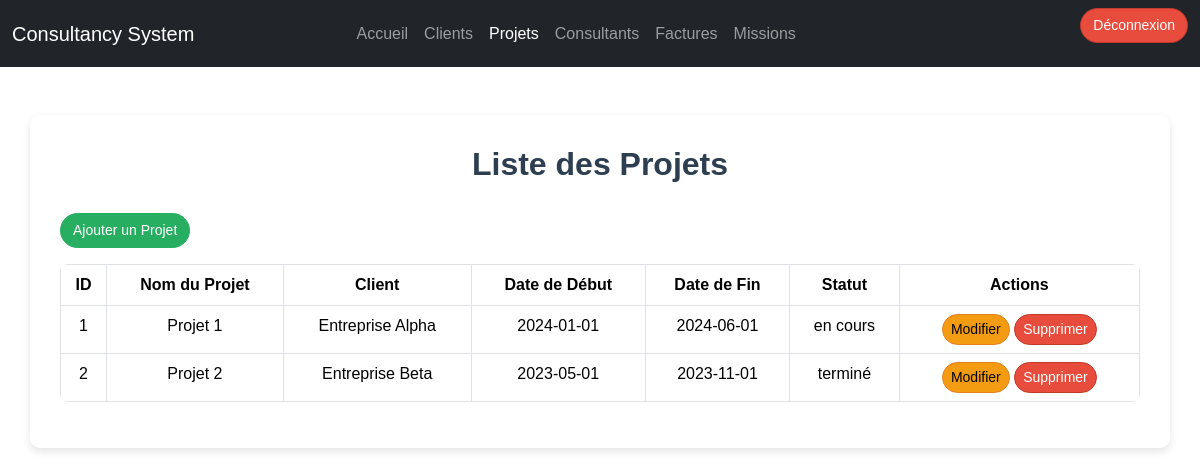
The page /projets/list_projets.php (signed in) on the database its author committed.
### tables this page shows
CREATE TABLE projets (
    id_projet INT AUTO_INCREMENT PRIMARY KEY,
    nom_projet VARCHAR(100) NOT NULL,
    description TEXT,
    id_client INT NOT NULL,
    date_debut DATE,
    date_fin DATE,
    statut ENUM('en cours', 'terminé', 'annulé') DEFAULT 'en cours',
    FOREIGN KEY (id_client) REFERENCES clients(id_client) ON DELETE CASCADE
);

CREATE TABLE clients (
    id_client INT AUTO_INCREMENT PRIMARY KEY,
    nom VARCHAR(100) NOT NULL,
    adresse VARCHAR(255),
    email VARCHAR(100) UNIQUE NOT NULL,
    telephone VARCHAR(15) NOT NULL
);

### projets/list_projets.php (the view, shortened to what this page needs)
<?php
include '../db/db_connect.php';
try {
    $sql = "SELECT projets.*, clients.nom AS nom_client FROM projets JOIN clients ON projets.id_client = clients.id_client";
    $stmt = $conn->query($sql);
    $projets = $stmt->fetchAll(PDO::FETCH_ASSOC);
} catch (PDOException $e) {
    echo "Erreur lors de la récupération des clients : " . $e->getMessage();
}
?>
<!DOCTYPE html>
<html lang="fr">
<head>
    <link href="../bootstrap/css/bootstrap.min.css" rel="stylesheet">
</head>
<body>
    <nav class="navbar navbar-expand-lg navbar-dark bg-dark">
        <div class="container-fluid">
            <a class="navbar-brand" href="../">Consultancy System</a>
            <div class="collapse navbar-collapse" id="navbarNav">
                <ul class="navbar-nav mx-auto">
                    <li class="nav-item"><a class="nav-link" href="../index.php">Accueil</a></li>
                    <li class="nav-item"><a class="nav-link" href="../clients/list_clients.php">Clients</a></li>
                    <li class="nav-item"><a class="nav-link active" href="./list_projets.php">Projets</a></li>
                    <li class="nav-item"><a class="nav-link" href="../consultants/list_consultants.php">Consultants</a></li>
                    <li class="nav-item"><a class="nav-link" href="../factures/list_factures.php">Factures</a></li>
                    <li class="nav-item">
                        <a class="nav-link" href="../consultants_projets/list_consultant_projet.php">Missions</a>
                    </li>
                </ul>
                <a href="../connexion/logout.php" class="btn btn-danger mb-3 ms-auto">Déconnexion</a>
            </div>
        </div>
    </nav>
    <div class="container mt-5">
        <h2>Liste des Projets</h2>
        <a href="add_projet.php" class="btn btn-success mb-3">Ajouter un Projet</a>
        <table class="table table-bordered">
            <thead>
                <tr>
                    <th>ID</th>
                    <th>Nom du Projet</th>
                    <th>Client</th>
                    <th>Date de Début</th>
                    <th>Date de Fin</th>
                    <th>Statut</th>
                    <th>Actions</th>
                </tr>
            </thead>
            <tbody>
                <?php
                if (!empty($projets)) {
                    foreach($projets as $projet) {
                        echo "<tr>
                                <td>{$projet['id_projet']}</td>
                                <td>{$projet['nom_projet']}</td>
                                <td>{$projet['nom_client']}</td>
                                <td>{$projet['date_debut']}</td>
                                <td>{$projet['date_fin']}</td>
                                <td>{$projet['statut']}</td>
                                <td>
                                    <a href='edit_projet.php?id={$projet['id_projet']}' class='btn btn-warning btn-sm'>Modifier</a>
                                    <a href='delete_projet.php?id={$projet['id_projet']}' class='btn btn-danger btn-sm'>Supprimer</a>
                                </td>
                            </tr>";
                    }
                } else {
                    echo "<tr><td colspan='7' class='text-center'>Aucun projet trouvé</td></tr>";
                }
                ?>
            </tbody>
        </table>
    </div>
</body>
</html>

### projets/list_projets.php (style rules this page uses)
body { background: url('../images/projet.jpg') no-repeat center center fixed; background-size: cover; font-family: Arial, sans-serif; }
.container { background-color: rgba(255, 255, 255, 0.3); padding: 30px; border-radius: 10px; box-shadow: 0 4px 8px rgba(0, 0, 0, 0.1); }
h2 { text-align: center; color: #2c3e50; font-weight: bold; margin-bottom: 30px; }
table.table { background-color: #fff; border-radius: 8px; overflow: hidden; }
table thead th { background-color: #2980b9; color: white; text-align: center; }
table tbody tr { text-align: center; transition: background-color 0.3s; }
.btn { border-radius: 20px; font-size: 14px; }
.btn-success { background-color: #27ae60; border-color: #27ae60; }
.btn-warning { background-color: #f39c12; border-color: #e67e22; }
.btn-danger { background-color: #e74c3c; border-color: #c0392b; }

### rows shown on the page
projets: id_projet "1", nom_projet "Projet 1", id_client.nom "Entreprise Alpha", date_debut "2024-01-01", date_fin "2024-06-01", statut "en cours"
projets: id_projet "2", nom_projet "Projet 2", id_client.nom "Entreprise Beta", date_debut "2023-05-01", date_fin "2023-11-01", statut "terminé"
